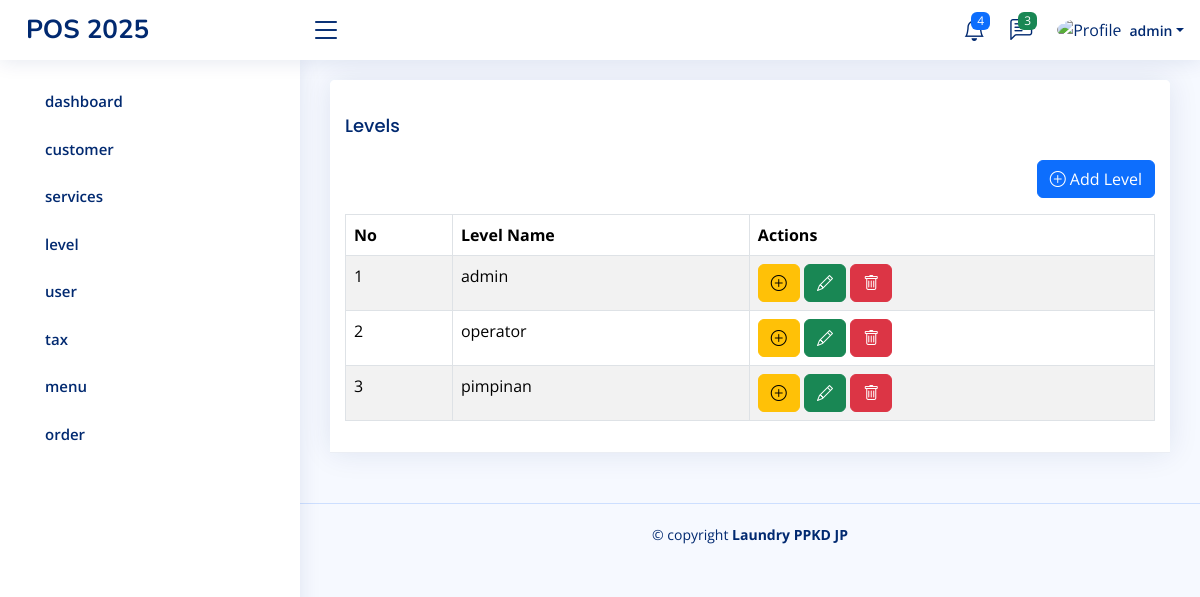
The page /home.php?page=app/level (signed in) on the database its author committed.
### tables this page shows
CREATE TABLE `role_menus` (
  `id` int(11) NOT NULL,
  `id_level` varchar(50) NOT NULL,
  `id_menu` varchar(50) NOT NULL,
  `created_at` timestamp NOT NULL DEFAULT current_timestamp(),
  `updated_at` timestamp NULL DEFAULT NULL ON UPDATE current_timestamp()
);

CREATE TABLE `menus` (
  `id` int(11) NOT NULL,
  `name` varchar(50) NOT NULL,
  `icon` varchar(50) NOT NULL,
  `created_at` timestamp NOT NULL DEFAULT current_timestamp(),
  `updated_at` timestamp NULL DEFAULT NULL ON UPDATE current_timestamp(),
  `link` varchar(50) NOT NULL,
  `order` int(11) NOT NULL
);

CREATE TABLE `levels` (
  `id` int(11) NOT NULL,
  `level_name` varchar(50) NOT NULL,
  `created_at` timestamp NOT NULL DEFAULT current_timestamp(),
  `updated_at` timestamp NULL DEFAULT NULL ON UPDATE current_timestamp()
);

### pages/app/level.php (the view, shortened to what this page needs)
<?php
$query = mysqli_query($config, "SELECT * FROM levels");
$levels = mysqli_fetch_all($query, MYSQLI_ASSOC);
?>
<div class="row">
    <div class="col-sm-12">
        <div class="card">
            <div class="card-header">
                <h3 class="card-title">Levels</h3>
                <div class="mb-3" align="right">
                    <a class="btn btn-primary" href="?page=add/tambah-level"><i class="bi bi-plus-circle"></i> Add Level</a>
                </div>
                <table class="table table-bordered table-striped">
                    <thead>
                        <tr>
                            <th>No</th>
                            <th>Level Name</th>
                            <th>Actions</th>
                        </tr>
                    </thead>
                    <tbody>
                        <?php
                        foreach ($levels as $key => $lvl) {
                        ?>
                            <tr>
                                <td><?php echo $key + 1 ?></td>
                                <td><?php echo $lvl['level_name'] ?></td>
                                <td>
                                    <a class="btn btn-warning" href="?page=add/tambah-role&edit=<?php echo $lvl['id'] ?>">
                                        <i class="bi bi-plus-circle"></i>
                                    </a>
                                    <a class="btn btn-success" href="?page=add/tambah-level&edit=<?php echo $lvl['id'] ?>">
                                        <i class="bi bi-pencil"></i>
                                    </a>
                                    <a class="btn btn-danger" onclick="return confirm('Apakah anda yakin akan menghapus data ini?')" href="?page=app/level&&delete=<?php echo $lvl['id'] ?>">
                                        <i class="bi bi-trash"></i>
                                    </a>
                                </td>
                            </tr>
                        <?php
                        }
                        ?>
                    </tbody>
                </table>
            </div>
        </div>
    </div>
</div>

### inc/sidebar.php (shortened to what this page needs)
<?php
$level_id = $_SESSION['ID_LEVEL'] ?? '';
$queryLevelMenu = mysqli_query($config, "SELECT * FROM menus JOIN role_menus ON menus.id = role_menus.id_menu WHERE id_level ='$level_id' ORDER BY `order` ASC");
$rowLevelMenus = mysqli_fetch_all($queryLevelMenu, MYSQLI_ASSOC);
?>
<aside id="sidebar" class="sidebar">
    <ul class="sidebar-nav" id="sidebar-nav">
        <?php foreach ($rowLevelMenus as $rowLevelMenu): ?>
            <li class="nav-item">
                <a class="nav-link collapsed" href="?page=<?php echo $rowLevelMenu['link'] ?>">
                    <span><?php echo $rowLevelMenu['name'] ?></span>
                </a>
            </li>
        <?php endforeach ?>
    </ul>
</aside>

### assets/css/style.css (style rules this page uses)
:root { scroll-behavior: smooth; }
body { font-family: "Open Sans", sans-serif; background: #f6f9ff; color: #444444; }
a { color: #4154f1; text-decoration: none; }
h1, h2, h3, h4, h5, h6 { font-family: "Nunito", sans-serif; }
.card { margin-bottom: 30px; border: none; border-radius: 5px; box-shadow: 0px 0 30px rgba(1, 41, 112, 0.1); }
.card-header, .card-footer { border-color: #ebeef4; background-color: #fff; color: #798eb3; padding: 15px; }
.card-title { padding: 20px 0 15px 0; font-size: 18px; font-weight: 500; color: #012970; font-family: "Poppins", sans-serif; }
.sidebar { position: fixed; top: 60px; left: 0; bottom: 0; width: 300px; z-index: 996; transition: all 0.3s; padding: 20px; overflow-y: auto; scrollbar-width: thin; scrollbar-color: #aab7cf transparent; box-shadow: 0px 0px 20px rgba(1, 41, 112, 0.1); background-color: #fff; }
.sidebar-nav { padding: 0; margin: 0; list-style: none; }
.sidebar-nav li { padding: 0; margin: 0; list-style: none; }
.sidebar-nav .nav-item { margin-bottom: 5px; }
.sidebar-nav .nav-link { display: flex; align-items: center; font-size: 15px; font-weight: 600; color: #4154f1; transition: 0.3; background: #f6f9ff; padding: 10px 15px; border-radius: 4px; }
.sidebar-nav .nav-link.collapsed { color: #012970; background: #fff; }

### rows shown on the page
role_menus: id_menu.name "dashboard"
role_menus: id_menu.name "customer"
role_menus: id_menu.name "services"
role_menus: id_menu.name "level"
role_menus: id_menu.name "user"
role_menus: id_menu.name "tax"
role_menus: id_menu.name "menu"
role_menus: id_menu.name "order"
levels: level_name "admin"
levels: level_name "operator"
levels: level_name "pimpinan"

### other values the page prints
$_SESSION['NAME'] "admin"
